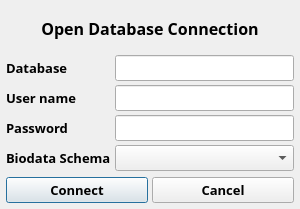
<?xml version="1.0" encoding="UTF-8"?>
<ui version="4.0">
 <class>connectDlg</class>
 <widget class="QDialog" name="connectDlg">
  <property name="geometry">
   <rect>
    <x>0</x>
    <y>0</y>
    <width>300</width>
    <height>209</height>
   </rect>
  </property>
  <property name="minimumSize">
   <size>
    <width>300</width>
    <height>200</height>
   </size>
  </property>
  <property name="maximumSize">
   <size>
    <width>330</width>
    <height>300</height>
   </size>
  </property>
  <property name="windowTitle">
   <string>Open Database</string>
  </property>
  <layout class="QVBoxLayout" name="verticalLayout">
   <property name="spacing">
    <number>4</number>
   </property>
   <property name="leftMargin">
    <number>6</number>
   </property>
   <property name="topMargin">
    <number>6</number>
   </property>
   <property name="rightMargin">
    <number>6</number>
   </property>
   <property name="bottomMargin">
    <number>6</number>
   </property>
   <item>
    <widget class="QLabel" name="label_4">
     <property name="minimumSize">
      <size>
       <width>0</width>
       <height>45</height>
      </size>
     </property>
     <property name="font">
      <font>
       <family>Arial Black</family>
       <pointsize>12</pointsize>
       <weight>75</weight>
       <bold>true</bold>
      </font>
     </property>
     <property name="text">
      <string>Open Database Connection</string>
     </property>
     <property name="alignment">
      <set>Qt::AlignCenter</set>
     </property>
    </widget>
   </item>
   <item>
    <layout class="QFormLayout" name="formLayout">
     <property name="fieldGrowthPolicy">
      <enum>QFormLayout::AllNonFixedFieldsGrow</enum>
     </property>
     <item row="0" column="0">
      <widget class="QLabel" name="label">
       <property name="font">
        <font>
         <family>Arial Black</family>
         <pointsize>10</pointsize>
         <weight>75</weight>
         <bold>true</bold>
        </font>
       </property>
       <property name="text">
        <string>Database</string>
       </property>
      </widget>
     </item>
     <item row="0" column="1">
      <widget class="QLineEdit" name="databaseName">
       <property name="font">
        <font>
         <family>Arial Black</family>
         <pointsize>10</pointsize>
         <weight>75</weight>
         <bold>true</bold>
        </font>
       </property>
       <property name="toolTip">
        <string>&lt;html&gt;&lt;head/&gt;&lt;body&gt;&lt;p&gt;Enter the ODBC connection name for the&lt;/p&gt;&lt;p&gt;database you wish to connect to.&lt;/p&gt;&lt;/body&gt;&lt;/html&gt;</string>
       </property>
      </widget>
     </item>
     <item row="1" column="1">
      <widget class="QLineEdit" name="userName">
       <property name="font">
        <font>
         <family>Arial Black</family>
         <pointsize>10</pointsize>
         <weight>75</weight>
         <bold>true</bold>
        </font>
       </property>
       <property name="toolTip">
        <string>&lt;html&gt;&lt;head/&gt;&lt;body&gt;&lt;p&gt;Enter the database username you wish use&lt;/p&gt;&lt;p&gt;for this connection.&lt;/p&gt;&lt;/body&gt;&lt;/html&gt;</string>
       </property>
      </widget>
     </item>
     <item row="2" column="0">
      <widget class="QLabel" name="label_3">
       <property name="font">
        <font>
         <family>Arial Black</family>
         <pointsize>10</pointsize>
         <weight>75</weight>
         <bold>true</bold>
        </font>
       </property>
       <property name="text">
        <string>Password</string>
       </property>
      </widget>
     </item>
     <item row="2" column="1">
      <widget class="QLineEdit" name="passwordName">
       <property name="font">
        <font>
         <family>Arial Black</family>
         <pointsize>10</pointsize>
         <weight>75</weight>
         <bold>true</bold>
        </font>
       </property>
       <property name="toolTip">
        <string>&lt;html&gt;&lt;head/&gt;&lt;body&gt;&lt;p&gt;Enter the password for the user you specified above.&lt;/p&gt;&lt;/body&gt;&lt;/html&gt;</string>
       </property>
       <property name="echoMode">
        <enum>QLineEdit::Password</enum>
       </property>
      </widget>
     </item>
     <item row="1" column="0">
      <widget class="QLabel" name="label_2">
       <property name="font">
        <font>
         <family>Arial Black</family>
         <pointsize>10</pointsize>
         <weight>75</weight>
         <bold>true</bold>
        </font>
       </property>
       <property name="text">
        <string>User name</string>
       </property>
      </widget>
     </item>
     <item row="3" column="0">
      <widget class="QLabel" name="schemaLabel">
       <property name="font">
        <font>
         <family>Arial Black</family>
         <pointsize>10</pointsize>
         <weight>75</weight>
         <bold>true</bold>
        </font>
       </property>
       <property name="text">
        <string>Biodata Schema</string>
       </property>
      </widget>
     </item>
     <item row="3" column="1">
      <widget class="QComboBox" name="schemaBox">
       <property name="font">
        <font>
         <family>Arial Black</family>
         <pointsize>10</pointsize>
         <weight>75</weight>
         <bold>true</bold>
        </font>
       </property>
       <property name="toolTip">
        <string>&lt;html&gt;&lt;head/&gt;&lt;body&gt;&lt;p&gt;Specify the database schema that will be used to&lt;/p&gt;&lt;p&gt;query biological data from. This will almost always&lt;/p&gt;&lt;p&gt;be &amp;quot;clamsbase2&amp;quot;.&lt;/p&gt;&lt;/body&gt;&lt;/html&gt;</string>
       </property>
      </widget>
     </item>
    </layout>
   </item>
   <item>
    <spacer name="verticalSpacer">
     <property name="font">
      <font>
       <family>Arial Black</family>
       <weight>75</weight>
       <bold>true</bold>
      </font>
     </property>
     <property name="orientation">
      <enum>Qt::Vertical</enum>
     </property>
     <property name="sizeHint" stdset="0">
      <size>
       <width>20</width>
       <height>40</height>
      </size>
     </property>
    </spacer>
   </item>
   <item>
    <layout class="QHBoxLayout" name="horizontalLayout">
     <item>
      <widget class="QPushButton" name="connectBtn">
       <property name="font">
        <font>
         <family>Arial Black</family>
         <pointsize>10</pointsize>
         <weight>75</weight>
         <bold>true</bold>
        </font>
       </property>
       <property name="text">
        <string>Connect</string>
       </property>
      </widget>
     </item>
     <item>
      <widget class="QPushButton" name="cancelBtn">
       <property name="font">
        <font>
         <family>Arial Black</family>
         <pointsize>10</pointsize>
         <weight>75</weight>
         <bold>true</bold>
        </font>
       </property>
       <property name="text">
        <string>Cancel</string>
       </property>
      </widget>
     </item>
    </layout>
   </item>
  </layout>
 </widget>
 <resources/>
 <connections/>
</ui>
